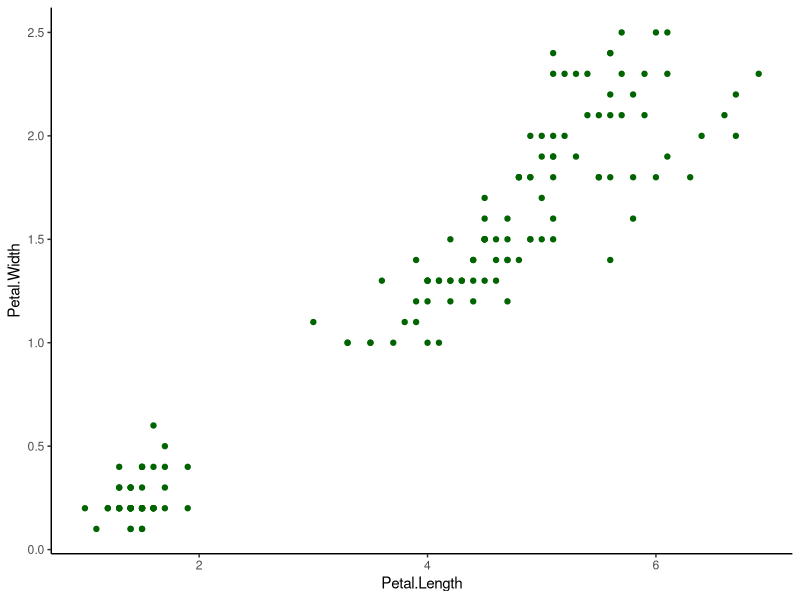

Write the R code that produced this figure.
## ---- chunk 1
knitr::opts_chunk$set(echo = TRUE)
## ---- chunk 2
library(tidyverse)
View(iris)


## ---- chunk 3
iris_scat <- ggplot(iris, aes(x = Petal.Length, y = Petal.Width)) +
  geom_point(colour = "dark green")+
  theme_classic()

iris_scat

